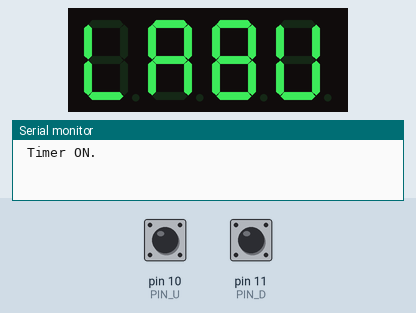
Simulated run of this sketch. Board: Arduino Uno, built with avr-gcc and run on an emulated ATmega328P. On the bench: 4-digit seven-segment display, the last lines printed to the serial monitor. Wiring (inferred from the names in the program): TM1637 display: clock pin 2; DIO pin 3. The test bench sets the inputs (shaded band); at power-on: pin 10 (PIN_U) HIGH, pin 11 (PIN_D) HIGH. The local clock reads 2024-03-15 10:24:30 at power-on unless the sketch sets it.

Above: at 0.1 s.
3.3 s: pin 10 (PIN_U) pulled LOW for 1.25 s
At 4.9 s:
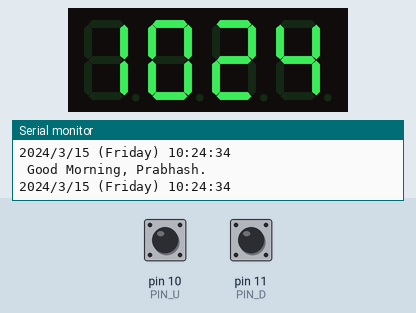
6.6 s: pin 11 (PIN_D) pulled LOW for 1.25 s
At 7.6 s:
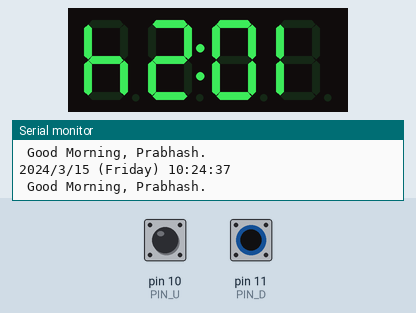
9.8 s: pin 11 (PIN_D) pulled LOW for 3.2 s
14.5 s: pin 10 (PIN_U) pulled LOW for 1.25 s
At 15.4 s:
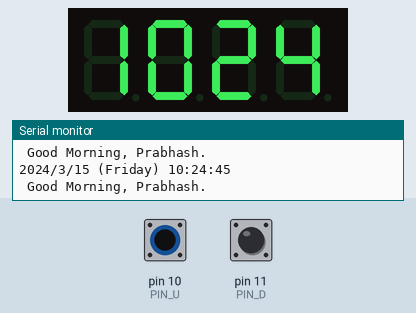
18.2 s: pin 10 (PIN_U) driven LOW and pin 11 (PIN_D) driven LOW
22.3 s: pin 10 (PIN_U) driven HIGH
At 31.1 s:
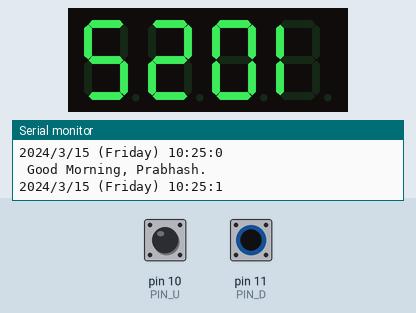
Timing chart, 0 to 32.6 s (numbered marks = the images above; inputs shaded):
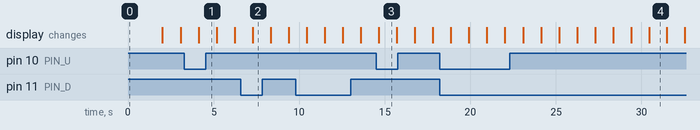

Measured:
- after the input at 3.3 s, the display: first differs from a run without the input after 0.82 s (image 1)
- after the input at 6.6 s, the display: changes after 0.68 s (image 2)
- after the input at 14.5 s, the display: changes after 0.16 s (image 3)
- after the input at 22.3 s, the display: first changes after 0.78 s (image 4 shows a later state)

The sketch:

TM1637_DigitalWatch.ino
```cpp
//Timer with RTC using FreeRTOS
//Updated by: Er_prabhash
//Updated On: 8/aug/2018 09:07 PM
//Hardware Used: Arduino Uno 328P
//RTC: DS1307
//Display: TM1637 4Digit7Segment

#include <Arduino_FreeRTOS.h>
#include <semphr.h>
#include <Wire.h>
#include "RTClib.h" //this Library use I2C protocol A5=SCL, A4=SDA @ArduinoUno
#define CLK 2 //Set the CLK pin connection to the display
#define DIO 3 //Set the DIO pin connection to the display
#define PIN_U 10   //digitalPin for UP  */ Both Pins are pulledUp_Internally
#define PIN_D 11   //digitalPin for DOWN

RTC_DS1307 rtc;
                     /*0*/ /*1*/ /*2*/ /*3*/ /*4*/ /*5*/ /*6*/ /*7*/ /*8*/ /*9*/
uint8_t digitsUp[] = { 0x3f, 0x06, 0x5b, 0x4f, 0x66, 0x6d, 0x7d, 0x07, 0x7f, 0x6f };
                  /*L*/ /*A*/ /*B*/ /*U*/
uint8_t logoUp[]= { 0x38, 0x77, 0x7f, 0x3e };

                        /*0*/ /*1*/ /*2*/ /*3*/ /*4*/ /*5*/ /*6*/ /*7*/ /*8*/ /*9*/
uint8_t digitsDown[] = { 0x3f, 0x30, 0x5b, 0x79, 0x74, 0x6d, 0x6f, 0x38, 0x7f, 0x7d };
                      /*L*/ /*A*/ /*B*/ /*U*/
//uint8_t logoDown[]= { 0x07, 0x7e, 0x7f, 0x37 };

bool origin_status=true;
char daysOfTheWeek[7][12] = {"Sunday", "Monday", "Tuesday", "Wednesday", "Thursday", "Friday", "Saturday"};

// Declare a mutex Semaphore Handle which we will use to manage the Serial Port.
// It will be used to ensure only only one Task is accessing this resource at any time.
SemaphoreHandle_t xSerialSemaphore;
// define tasks here
void TaskShowTime( void *p ); //Normal time
void TaskGetTime( void *p );

struct TimeFormate{
  uint8_t hours;
  uint8_t minutes;
  uint8_t seconds;
  }RTC_time;

void setup()
{
  Serial.begin(9600);
  pinMode(CLK, OUTPUT);
  pinMode(DIO, OUTPUT);
  origin_status=true;
  while (!Serial) {
    ; // wait for serial port to connect. Needed for native USB, on LEONARDO, MICRO, YUN, and other 32u4 based boards.
  }

  // Semaphores are useful to stop a Task proceeding, where it should be paused to wait,
  // because it is sharing a resource, such as the Serial port.
  // Semaphores should only be used whilst the scheduler is running, but we can set it up here.
  if ( xSerialSemaphore == NULL )  // Check to confirm that the Serial Semaphore has not already been created.
  {
    xSerialSemaphore = xSemaphoreCreateMutex();  // Create a mutex semaphore we will use to manage the Serial Port
    if ( ( xSerialSemaphore ) != NULL )
      xSemaphoreGive( ( xSerialSemaphore ) );  // Make the Serial Port available for use, by "Giving" the Semaphore.
  }

  if (! rtc.begin())
   {Serial.println("Couldn't find RTC");
    while (1);
   }

  if (! rtc.isrunning()) {
    Serial.println("RTC is NOT running!");
    }

  Serial.print("\n Timer ON. ");
  start_fun();
  writeValue(0x8c);
  stop_fun();

  setBrightness(0x0f, true);
  write_fun(logoUp[0], logoUp[1] , logoUp[2], logoUp[3]);
  delay(2000); //Display LABU for 1 second
  // clear display
  write_fun(0x00, 0x00, 0x00, 0x00);

  xTaskCreate(
    TaskGetTime
    ,(const portCHAR *) "Read_RTC"
    ,128
    ,NULL
    ,configMAX_PRIORITIES-1
    ,NULL);

  xTaskCreate(
    TaskShowTime
    ,(const portCHAR *) "Show_Segment_Up"
    ,128
    ,NULL
    ,configMAX_PRIORITIES-1
    ,NULL);
}

void loop()
{
  // Empty. Things are done in Tasks.
}

void TaskGetTime(void *p )
{
   (void) p;
   while(1)
   {
    // See if we can obtain or "Take" the Serial Semaphore.
    // If the semaphore is not available, wait 5 ticks of the Scheduler to see if it becomes free.
    if ( xSemaphoreTake( xSerialSemaphore, ( TickType_t ) 5 ) == pdTRUE )
    {
      DateTime now = rtc.now();
      uint8_t a=now.hour();
  //     1 to 3 night
  //     4 to 11 morning
  //    12 to 17 afternoon
  //    18 to 21 evening
  //    22 to 24 night
  //    Serial.print(" Value of a = ");
  //    Serial.print(a);
      if (a>=0 && a<=3)
        { Serial.print(" Good Night, Prabhash. ");  }
      else if (a>=4 && a<=11)
        { Serial.print(" Good Morning, Prabhash. ");  }
      else if (a>=12 && a<=17)
        { Serial.print(" Good Afternoon, Prabhash. ");  }
      else if (a>=18 && a<=21)
        { Serial.print("Good Evening, Prabhash. ");  }
      else if (a>=22 && a<=24)
        { Serial.print(" Good Night, Prabhash. ");  }

        Serial.println("\t  ");
        Serial.print(now.year(), DEC);
        Serial.print('/');
        Serial.print(now.month(), DEC);
        Serial.print('/');
        Serial.print(now.day(), DEC);
        Serial.print(" (");
        Serial.print(daysOfTheWeek[now.dayOfTheWeek()]);
        Serial.print(") ");
        Serial.print(now.hour(), DEC);
        Serial.print(':');
        Serial.print(now.minute(), DEC);
        Serial.print(':');
        Serial.print(now.second(), DEC);
        Serial.println();

        RTC_time.hours=(uint8_t)now.hour();
        RTC_time.minutes=(uint8_t)now.minute();
        RTC_time.seconds=(uint8_t)now.second();

        //Serial.print("Time Successfully written in RTC_time");
        xSemaphoreGive( xSerialSemaphore ); // Now free or "Give" the Serial Port for others.
     }
     vTaskDelay(1);
   }
}

void TaskShowTime(void *p )
{
   (void) p;
   while(1)
   {
    if ( xSemaphoreTake( xSerialSemaphore, ( TickType_t ) 5 ) == pdTRUE )
    {
      pinMode(PIN_U, INPUT);
      digitalWrite(PIN_U,INPUT_PULLUP);
      pinMode(PIN_D, INPUT);
      digitalWrite(PIN_D,INPUT_PULLUP);

      if(!digitalRead(PIN_U))
       {
         origin_status=true;
         Serial.println("PIN UP");
         write_fun(digitsUp[RTC_time.hours / 10], (RTC_time.seconds%2==0)?(digitsUp[RTC_time.hours % 10]):(digitsUp[RTC_time.hours % 10] | ((0x01) << 7)) , digitsUp[RTC_time.minutes / 10], digitsUp[RTC_time.minutes % 10]);
         setBrightness(0x0f, true);
       }

      else if(!digitalRead(PIN_D))
       {
         origin_status=false;
         Serial.println("PIN DOWN");
         write_fun(digitsDown[RTC_time.minutes % 10],(RTC_time.seconds%2==0)?(digitsDown[RTC_time.minutes / 10]):(digitsDown[RTC_time.minutes / 10] | ((0x01) << 7)),digitsDown[RTC_time.hours % 10], digitsDown[RTC_time.hours / 10]);
         setBrightness(0x0f, true);
       }
      else
       {
         origin_status=true;
         Serial.println("PIN OTHER");
         write_fun(digitsUp[RTC_time.hours / 10], (RTC_time.seconds%2==0)?(digitsUp[RTC_time.hours % 10]):(digitsUp[RTC_time.hours % 10] | ((0x01) << 7)) , digitsUp[RTC_time.minutes / 10], digitsUp[RTC_time.minutes % 10]);
         setBrightness(0x03, false);
       }
    }
    xSemaphoreGive( xSerialSemaphore );

      vTaskDelay(1000 / portTICK_PERIOD_MS );
      vTaskDelay(1);  // one tick delay (15ms) in between reads for stability
   }
}

void write_fun(uint8_t first, uint8_t second, uint8_t third, uint8_t fourth)
{
  start_fun();
  writeValue(0x40);
  stop_fun();

  start_fun();
  writeValue(0xc0);
  writeValue(first);
  writeValue(second);
  writeValue(third);
  writeValue(fourth);
  stop_fun();
}

void start_fun(void)
{
  digitalWrite(CLK,HIGH); //send start signal to TM1637
  digitalWrite(DIO,HIGH);
  delayMicroseconds(5);

  digitalWrite(DIO,LOW);
  digitalWrite(CLK,LOW);
  delayMicroseconds(5);
}

void stop_fun(void)
{
  digitalWrite(CLK,LOW);
  digitalWrite(DIO,LOW);
  delayMicroseconds(5);

  digitalWrite(CLK,HIGH);
  digitalWrite(DIO,HIGH);
  delayMicroseconds(5);
}

bool writeValue(uint8_t value)
{
 for(uint8_t i = 0; i < 8; i++)
  {
    digitalWrite(CLK, LOW);
    delayMicroseconds(5);
    digitalWrite(DIO, (value & (1 << i)) >> i);
    delayMicroseconds(5);
    digitalWrite(CLK, HIGH);
    delayMicroseconds(5);
  }

  // wait for ACK
  digitalWrite(CLK,LOW);
  delayMicroseconds(5);

  pinMode(DIO,INPUT);

  digitalWrite(CLK,HIGH);
  delayMicroseconds(5);

  bool ack = digitalRead(DIO) == 0;

  pinMode(DIO,OUTPUT);

  return ack;
}

void setBrightness(uint8_t brightness, bool on)
{
  uint8_t m_brightness = (brightness & 0x7) | (on? 0x08 : 0x00);
  writeValue(m_brightness);
  start_fun();
  writeValue(0x80 + (m_brightness & 0x0f));
  stop_fun();
}


/* For better understanding of 7-SEGMENT
//
//      A
//     ---
//  F |   | B
//     -G-
//  E |   | C
//     ---
//      D

    // XGFEDCBA
     0b0011 1000,    // L  38
     0b0111 0111,    // A  77
     0b0111 1111,    // 8  7f
     0b0011 1110,    // U  3e

const uint8_t digitToSegment[] = {
 // XGFEDCBA
  0b00111111,    // 0
  0b00000110,    // 1
  0b01011011,    // 2
  0b01001111,    // 3
  0b01100110,    // 4
  0b01101101,    // 5
  0b01111101,    // 6
  0b00000111,    // 7
  0b01111111,    // 8
  0b01101111,    // 9
  0b01110111,    // A
  0b01111100,    // b
  0b00111001,    // C
  0b01011110,    // d
  0b01111001,    // E
  0b01110001     // F
  };*/
```
